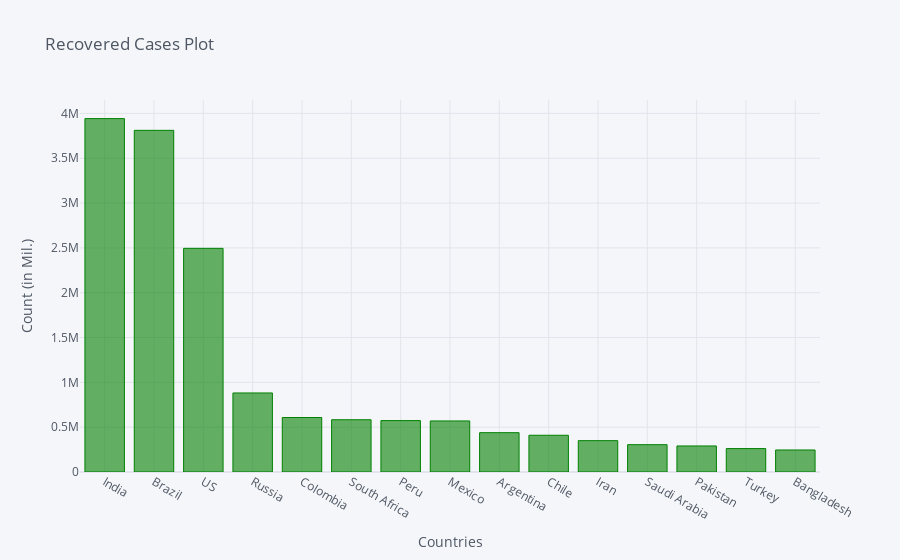

Notebook source saved alongside this figure:
### Code cell
recovered_df2_plot.iplot(kind='bar', x='Country/Region', y='9/15/20',color='green',
                         title='Recovered Cases Plot',xTitle='Countries',yTitle='Count (in Mil.)')

### Figure 1 — Plotly figure (JSON) as saved in the notebook; plotly's stock layout.template omitted (floating-point values rounded to 4 significant figures)
{"data": [{"marker": {"color": "rgba(0, 128, 0, 0.6)", "line": {"color": "rgba(0, 128, 0, 1.0)", "width": 1}}, "name": "9/15/20", "orientation": "v", "text": "", "type": "bar", "x": ["India", "Brazil", "US", "Russia", "Colombia", "South Africa", "Peru", "Mexico", "Argentina", "Chile", "Iran", "Saudi Arabia", "Pakistan", "Turkey", "Bangladesh"], "y": [3942360, 3811505, 2495127, 881693, 607978, 583126, 573364, 569546, 438883, 409944, 349984, 305022, 290760, 261260, 245594]}], "layout": {"legend": {"bgcolor": "#F5F6F9", "font": {"color": "#4D5663"}}, "paper_bgcolor": "#F5F6F9", "plot_bgcolor": "#F5F6F9", "title": {"font": {"color": "#4D5663"}, "text": "Recovered Cases Plot"}, "xaxis": {"gridcolor": "#E1E5ED", "showgrid": true, "tickfont": {"color": "#4D5663"}, "title": {"font": {"color": "#4D5663"}, "text": "Countries"}, "zerolinecolor": "#E1E5ED"}, "yaxis": {"gridcolor": "#E1E5ED", "showgrid": true, "tickfont": {"color": "#4D5663"}, "title": {"font": {"color": "#4D5663"}, "text": "Count (in Mil.)"}, "zerolinecolor": "#E1E5ED"}}}
